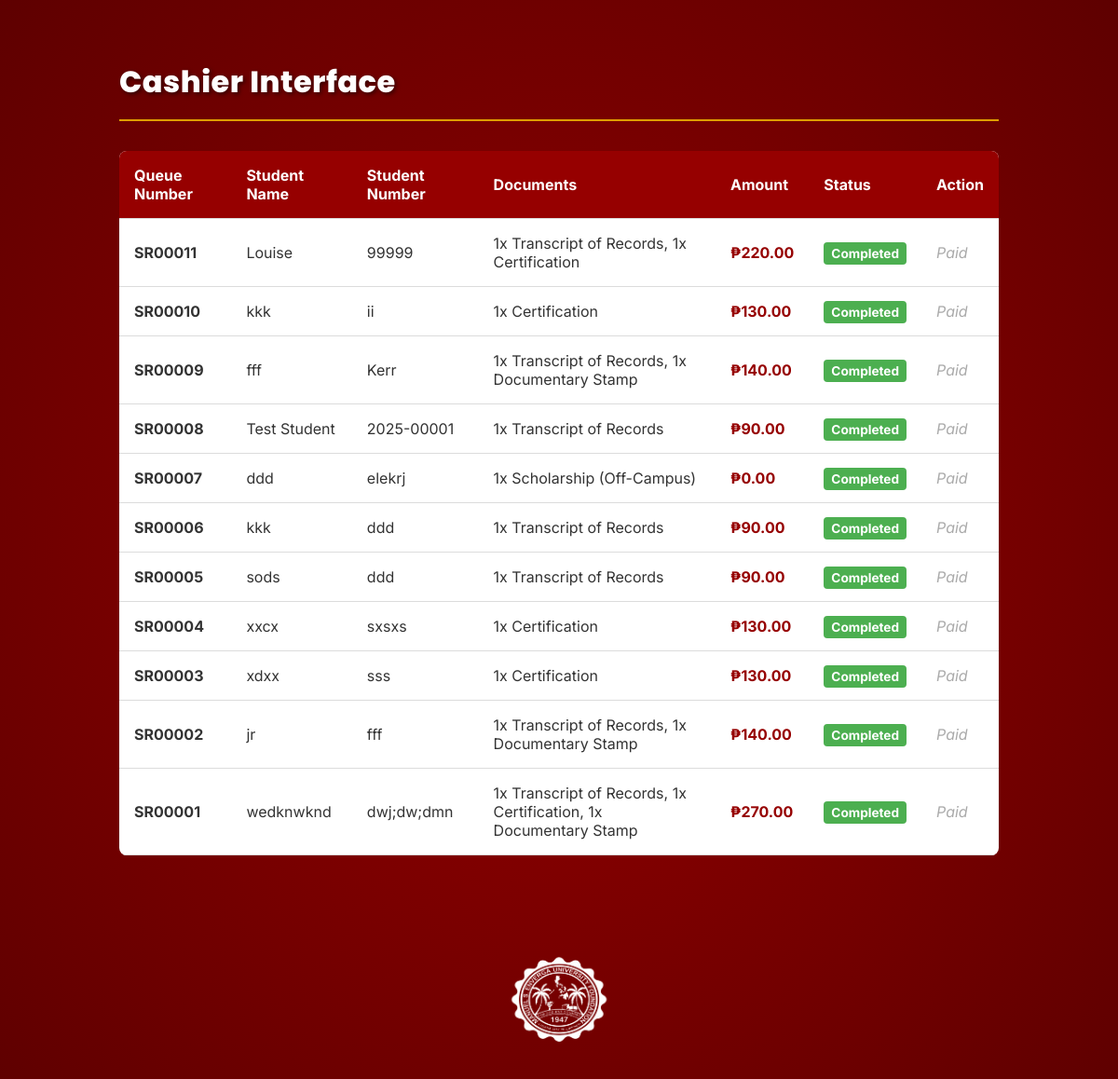
Screenshot of /cashier with the database file from the repository.
### tables this page shows
CREATE TABLE requests (
            id INTEGER PRIMARY KEY AUTOINCREMENT,
            queue_number TEXT UNIQUE NOT NULL,
            full_name TEXT NOT NULL,
            student_number TEXT NOT NULL,
            department TEXT NOT NULL,
            program TEXT NOT NULL,
            documents_requested TEXT NOT NULL,
            total_amount REAL NOT NULL,
            status TEXT DEFAULT 'Waiting for Payment',
            created_at TIMESTAMP DEFAULT CURRENT_TIMESTAMP
        );

### app.py (the view)
@app.route('/cashier')
def cashier():
    conn = get_db_connection()
    requests = conn.execute('SELECT * FROM requests ORDER BY id DESC').fetchall()
    conn.close()
    return render_template('cashier.html', requests=requests)

### app.py (called while the page is built)
def get_db_connection():
    conn = sqlite3.connect(DB_FILE)
    conn.row_factory = sqlite3.Row
    conn.execute(TABLE_SQL)
    conn.commit()
    return conn

### templates/cashier.html (shortened to what this page needs)
{% extends 'base.html' %}
{% block content %}
<div class="admin-container">
    <div class="admin-header">
        <h1 class="kiosk-title" style="font-size: 2rem; -webkit-text-stroke: 0;">Cashier Interface</h1>
    </div>
    <table class="data-table">
        <thead>
            <tr>
                <th>Queue Number</th>
                <th>Student Name</th>
                <th>Student Number</th>
                <th>Documents</th>
                <th>Amount</th>
                <th>Status</th>
                <th>Action</th>
            </tr>
        </thead>
        <tbody>
            {% for req in requests %}
            <tr>
                <td><strong>{{ req['queue_number'] }}</strong></td>
                <td>{{ req['full_name'] }}</td>
                <td>{{ req['student_number'] }}</td>
                <td>{{ req['documents_requested'] }}</td>
                <td style="font-weight:bold; color:var(--maroon);">₱{{ "%.2f"|format(req['total_amount']) }}</td>
                <td>
                    {% if req['status'] == 'Waiting for Payment' %}
                    <span class="status-badge status-waiting">{{ req['status'] }}</span>
                    {% elif req['status'] == 'Paid' %}
                    <span class="status-badge status-paid">Paid</span>
                    {% elif req['status'] == 'Now Serving' %}
                    <span class="status-badge status-serving">{{ req['status'] }}</span>
                    {% elif req['status'] == 'Completed' %}
                    <span class="status-badge status-completed">{{ req['status'] }}</span>
                    {% else %}
                    <span class="status-badge">{{ req['status'] }}</span>
                    {% endif %}
                </td>
                <td>
                    {% if req['status'] == 'Waiting for Payment' %}
                    <button class="action-btn" data-queue="{{ req.queue_number }}">Mark as Paid</button>
                    {% else %}
                    <span style="color:#aaa; font-style:italic;">Paid</span>
                    {% endif %}
                </td>
            </tr>
            {% else %}
            <tr>
                <td colspan="7" style="text-align:center; padding: 2rem;">No requests found.</td>
            </tr>
            {% endfor %}
        </tbody>
    </table>
</div>
{% endblock %}

### templates/base.html (shortened to what this page needs)
<!DOCTYPE html>
<html lang="en">
<head>
    <link rel="stylesheet" href="{{ url_for('static', filename='style.css') }}">
</head>
<body>
    <div class="kiosk-container">
        {% block content %}{% endblock %}
    </div>
    <div class="logo-container">
        <img src="{{ url_for('static', filename='logo.png') }}" alt="MSEUF Logo" class="logo"
            onerror="this.style.display='none'">
    </div>
</body>
</html>

### static/style.css (style rules this page uses)
:root { --maroon: #960000; --deep-maroon: #5E0000; --gold: #DF9D02; --soft-gold: #F2AE1D; --grey: #DCDCDC; --white: #FFFFFF; }
body { margin: 0; padding: 0; font-family: 'Inter', sans-serif; background: radial-gradient(circle at center, var(--maroon) 0%, var(--deep-maroon) 100%); min-height: 100vh; display: flex; flex-direction: column; color: var(--white); }
.kiosk-container { flex: 1; padding: 2rem 4rem; position: relative; z-index: 1; }
.kiosk-title { font-family: 'Poppins', sans-serif; font-size: 3rem; font-weight: 800; color: var(--white); margin: 0; text-shadow: 2px 2px 4px rgba(0, 0, 0, 0.5); letter-spacing: 0.5px; }
.data-table { width: 100%; border-collapse: collapse; background: var(--white); color: #333; border-radius: 8px; overflow: hidden; }
.data-table th, .data-table td { padding: 1rem; text-align: left; border-bottom: 1px solid var(--grey); }
.data-table th { background: var(--maroon); color: var(--white); }
.status-badge { padding: 0.25rem 0.5rem; border-radius: 4px; font-size: 0.85rem; font-weight: bold; }
.status-completed { background: #4caf50; color: var(--white); }
.admin-container { padding: 2rem 4rem; }
.admin-header { border-bottom: 2px solid var(--gold); padding-bottom: 1rem; margin-bottom: 2rem; }
.logo-container { display: flex; justify-content: center; align-items: center; padding: 2rem 0 3rem 0; margin-top: auto; width: 100%; }
.logo { width: 120px; height: auto; }

### rows the page displays
requests: queue_number "SR00011", full_name "Louise", student_number "99999", documents_requested "1x Transcript of Records, 1x Certification", total_amount "220.00", status "Completed", shows "Paid"
requests: queue_number "SR00010", full_name "kkk", student_number "ii", documents_requested "1x Certification", total_amount "130.00", status "Completed", shows "Paid"
requests: queue_number "SR00009", full_name "fff", student_number "Kerr", documents_requested "1x Transcript of Records, 1x Documentary Stamp", total_amount "140.00", status "Completed", shows "Paid"
requests: queue_number "SR00008", full_name "Test Student", student_number "2025-00001", documents_requested "1x Transcript of Records", total_amount "90.00", status "Completed", shows "Paid"
requests: queue_number "SR00007", full_name "ddd", student_number "elekrj", documents_requested "1x Scholarship (Off-Campus)", total_amount "0.00", status "Completed", shows "Paid"
requests: queue_number "SR00006", full_name "kkk", student_number "ddd", documents_requested "1x Transcript of Records", total_amount "90.00", status "Completed", shows "Paid"
requests: queue_number "SR00005", full_name "sods", student_number "ddd", documents_requested "1x Transcript of Records", total_amount "90.00", status "Completed", shows "Paid"
requests: queue_number "SR00004", full_name "xxcx", student_number "sxsxs", documents_requested "1x Certification", total_amount "130.00", status "Completed", shows "Paid"
requests: queue_number "SR00003", full_name "xdxx", student_number "sss", documents_requested "1x Certification", total_amount "130.00", status "Completed", shows "Paid"
requests: queue_number "SR00002", full_name "jr", student_number "fff", documents_requested "1x Transcript of Records, 1x Documentary Stamp", total_amount "140.00", status "Completed", shows "Paid"
requests: queue_number "SR00001", full_name "wedknwknd", student_number "dwj;dw;dmn", documents_requested "1x Transcript of Records, 1x Certification, 1x Documentary Stamp", total_amount "270.00", status "Completed", shows "Paid"
